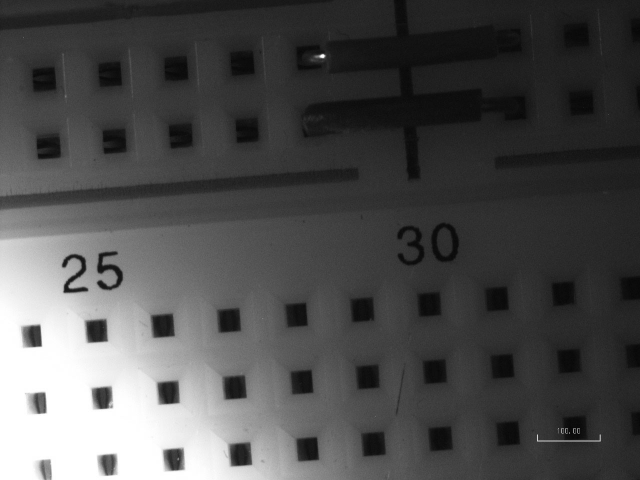
#> input picture HW2_EECE7220/Example Input Images/Image1.jpg, 1280 x 960 px, found by its file name (shown at 1/2 size)
$ python Question2.py
#> lines starting #> are read from the running program, lines starting #| are printed output that depends on the picture
#> further down, I1 is the input picture: shape (960, 1280); min 0, max 255, mean 78.2
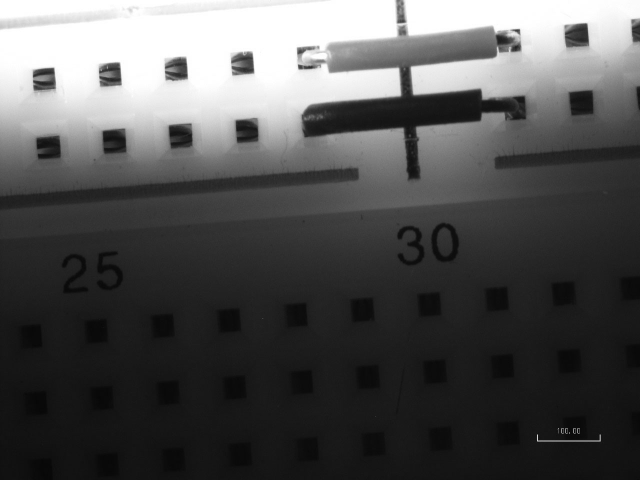
#> input picture HW2_EECE7220/Example Input Images/Image2.jpg, 1280 x 960 px, found by its file name (shown at 1/2 size)
#> further down, I2 is the input picture: shape (960, 1280); min 0, max 255, mean 83.4
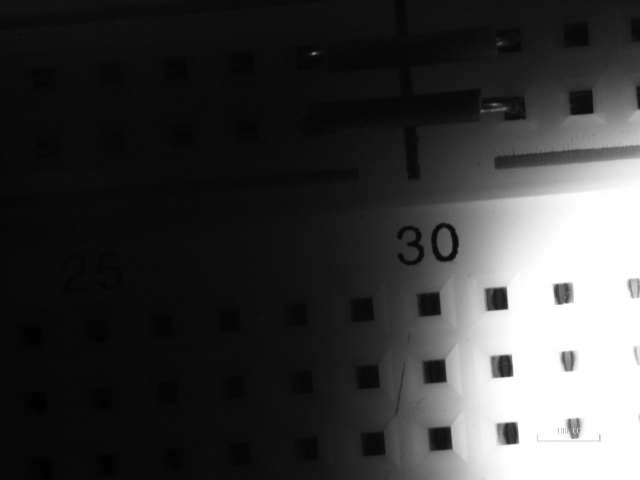
#> input picture HW2_EECE7220/Example Input Images/Image3.jpg, 1280 x 960 px, found by its file name (shown at 1/2 size)
#> further down, I3 is the input picture: shape (960, 1280); min 0, max 255, mean 60.9
# -*- coding: utf-8 -*-
"""
Created on Sat Oct  6 12:01:41 2018

@author: casey
"""

#   a. Write a general computer program to implement a reduced singular value decomposition (SVD) method of an
#       MxN matrix A with n << m

'''Input: Use images of a scene under three di
erent illumination to form the data matrix
    A as follows. Recall that images can be read using MATLAB function imread() and
    that a grayscale image is in a matrix form. Let I1; I2; I3 be the three image matrices.
    Vectorize the image matrices (using the colon operator, e.g. vector a1 = I1(:)). Form A with
    a1; a2; a3 as column entries of A. '''

import numpy as np
import scipy as sci
import matplotlib.pyplot as plt
import pandas as pd


def reducedSVD(A):

    C = np.matmul(np.transpose(A), A)
#> C = [[30, 70, 84], [70, 13, 181], [84, 181, 235]]
    eigenvalues_Of_C, eigenvectors_Of_C = sci.linalg.eig(C)
#> eigenvectors_Of_C = [[0.302, 0.931, 0.205], [0.477, 0.0386, -0.878], [0.825, -0.363, 0.433]]
#    print(eigenvalues_Of_C)
    eigenvalues_Of_C = eigenvalues_Of_C
    eigenvalues_Of_C = eigenvalues_Of_C.astype(float)
#> eigenvalues_Of_C = [370.4, 0.171, -92.53]

    #dF = pd.DataFrame(eigenvectors_Of_C)
    eigenvectors_Of_C = np.transpose(eigenvectors_Of_C)
#> eigenvectors_Of_C = [[0.302, 0.477, 0.825], [0.931, 0.0386, -0.363], [0.205, -0.878, 0.433]]

    #leftEig = np.zeros_like([[np.repeat(0, 1228800)],[np.repeat(0,1228800)],[np.repeat(0,1228800)]]) # 3 vectors of 10^6
    #for i in range(len(eigenvectors_Of_C)):
    leftEig1 = np.matmul(A, eigenvectors_Of_C[0]) / eigenvalues_Of_C[0]
    leftEig2 = np.matmul(A, eigenvectors_Of_C[1]) / eigenvalues_Of_C[1]
    leftEig3 = np.matmul(A, eigenvectors_Of_C[2]) / eigenvalues_Of_C[2]

    leftEig = np.transpose(np.matrix([leftEig1,leftEig2,leftEig3]))

    #   D. Show that the left singular vectors in the U matrix form an orthogonal set.
    innerU1withU2 = np.dot(leftEig1, leftEig2)
#> innerU1withU2 = 69616248
    innerU1withU3 = np.dot(leftEig1, leftEig3)
#> innerU1withU3 = 91218.3
    innerU2withU3 = np.dot(leftEig2,leftEig3)
#> innerU2withU3 = 152132176

    inner = np.matrix([innerU1withU2, innerU1withU3, innerU2withU3])
#> inner = [[69616248, 91218.3, 152132176]]

    #   E. Show that the left singular vectors in U span the images in the data matrix A.

    alpha1 = np.inner(A[:,0], leftEig1) / np.inner(leftEig1,leftEig1)
#> alpha1 = 174.4
    alpha2 = np.inner(A[:,0], leftEig2) / np.inner(leftEig2,leftEig2)
#> alpha2 = 0.172
    alpha3 = np.inner(A[:,0], leftEig3) / np.inner(leftEig3,leftEig3)
#> alpha3 = 5.18

    # Recover 1st Image
    image1_recovered = alpha1*leftEig1
    image1_recovered = np.reshape(image1_recovered, (960, 1280))
    plt.imsave("C://Users//casey//Desktop//Scientific Computing//EECE7220_ProgAssignments//HW2_EECE7220//image1_recovered.jpg",image1_recovered)
    # Recover 2nd Image
    image2_recovered = alpha2*leftEig2
    image2_recovered = np.reshape(image2_recovered, (960, 1280))
    plt.imsave("C://Users//casey//Desktop//Scientific Computing//EECE7220_ProgAssignments//HW2_EECE7220//image2_recovered.jpg",image2_recovered)
    # Recover 3rd Image
    image3_recovered = alpha3*leftEig3
    image3_recovered = np.reshape(image3_recovered, (960, 1280))
    plt.imsave("C://Users//casey//Desktop//Scientific Computing//EECE7220_ProgAssignments//HW2_EECE7220//image3_recovered.jpg",image3_recovered)
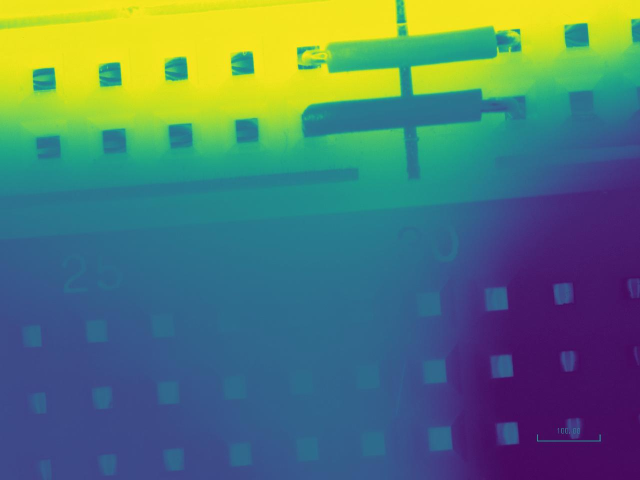
#> saved as image3_recovered.jpg: shape (960, 1280, 3) (shown at 1/2 size); mean R, G, B 83.5, 121.1, 113.5

    #   F. Create at least six new images using the left singular vectors in U that are not in the
    #      original data matrix A. Save your images using imwrite() as
    #      Image4.jpg, Image5.jpg, ..., Image9.jpg.
    #      Hint: Use the concepts of basis, span and vector space.

    #Image1 :
    Image1 = -16.25*alpha1*leftEig1
    Image1 = np.reshape(Image1, (960,1280))
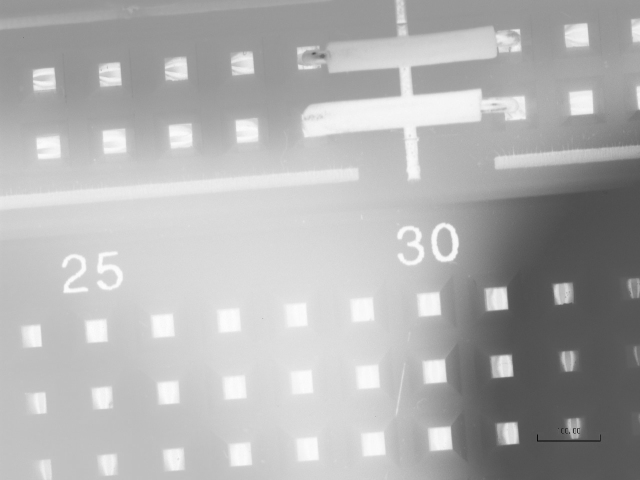
#> Image1: shape (960, 1280) float32 (shown at 1/2 size); min -2663.6, max -81.73, mean -869.5; drawn with min black and max white
    plt.imsave("C://Users//casey//Desktop//Scientific Computing//EECE7220_ProgAssignments//HW2_EECE7220//I1.jpg",Image1)
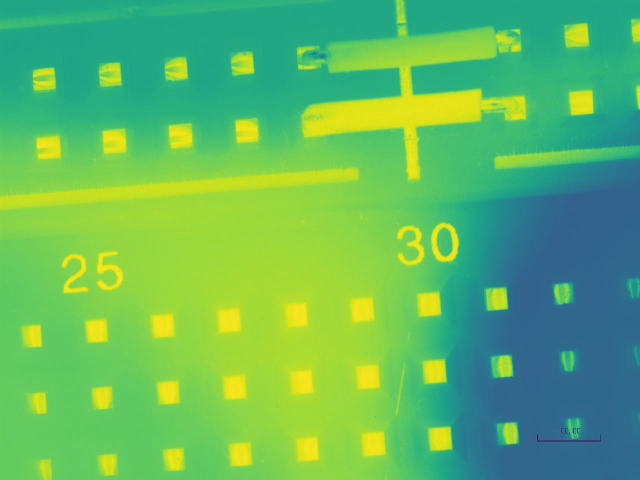
#> saved as I1.jpg: shape (960, 1280, 3) (shown at 1/2 size); mean R, G, B 98, 184.6, 96.9
    #Image2 :
    Image2 = -982*alpha2*leftEig1
    Image2 = np.reshape(Image2, (960,1280))
    plt.imsave("C://Users//casey//Desktop//Scientific Computing//EECE7220_ProgAssignments//HW2_EECE7220//I2.jpg",Image2)
    #Image3 :
    Image3 = 23.24*alpha3*leftEig1
    Image3 = np.reshape(Image3, (960,1280))
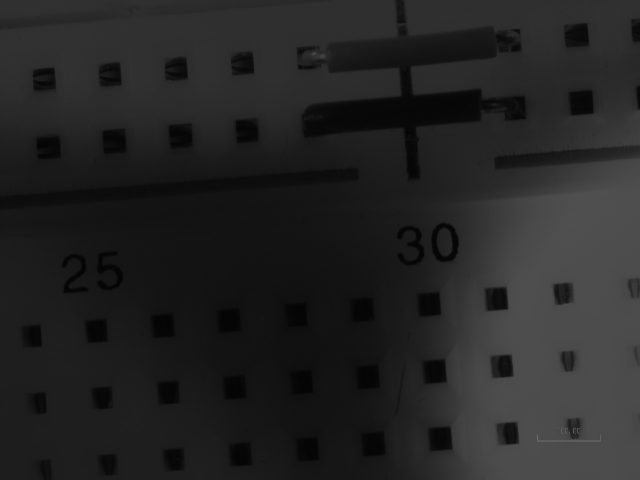
#> Image3: shape (960, 1280) float32 (shown at 1/2 size); min 3.47, max 113.2, mean 37
    plt.imsave("C://Users//casey//Desktop//Scientific Computing//EECE7220_ProgAssignments//HW2_EECE7220//I3.jpg",Image3)
    #Image4:
    Image4 = 200.25*alpha3*leftEig1
    Image4 = np.reshape(Image4, (960,1280))
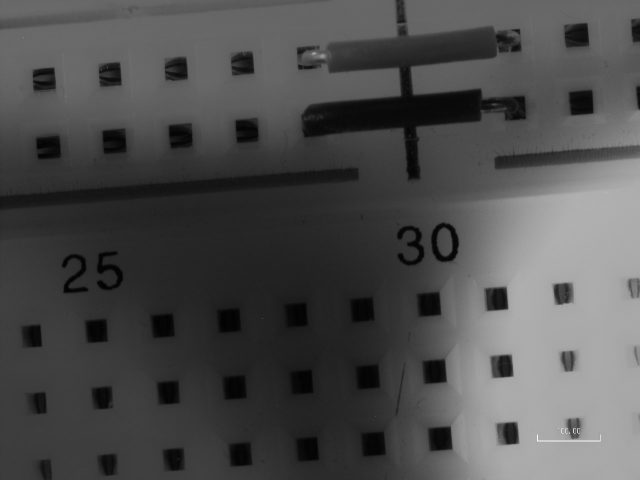
#> Image4: shape (960, 1280) float32 (shown at 1/2 size); min 29.93, max 975.4, mean 318.4; drawn with min black and max white
    plt.imsave("C://Users//casey//Desktop//Scientific Computing//EECE7220_ProgAssignments//HW2_EECE7220//I4.jpg",Image4)
    #Image5 :
    Image5 = 1000*alpha1*leftEig1
    Image5 = np.reshape(Image5, (960,1280))
    plt.imsave("C://Users//casey//Desktop//Scientific Computing//EECE7220_ProgAssignments//HW2_EECE7220//I5.jpg",Image5)
    #Image6 :
    Image6 = -45*alpha2*leftEig1
    Image6 = np.reshape(Image6, (960,1280))
    plt.imsave("C://Users//casey//Desktop//Scientific Computing//EECE7220_ProgAssignments//HW2_EECE7220//I6.jpg",Image6)


    return leftEig

I1 = plt.imread("C://Users//casey//Desktop//Scientific Computing//EECE7220_ProgAssignments//HW2_EECE7220//Image1.jpg")
I2 = plt.imread("C://Users//casey//Desktop//Scientific Computing//EECE7220_ProgAssignments//HW2_EECE7220//Image2.jpg")
I3 = plt.imread("C://Users//casey//Desktop//Scientific Computing//EECE7220_ProgAssignments//HW2_EECE7220//Image3.jpg")

I1 = np.reshape(I1, (1228800,1))
I2 = np.reshape(I2, (1228800,1))
I3 = np.reshape(I3, (1228800,1))

A = np.column_stack((I1,I2,I3))

print(reducedSVD(A))
#> (printed output is left out)
